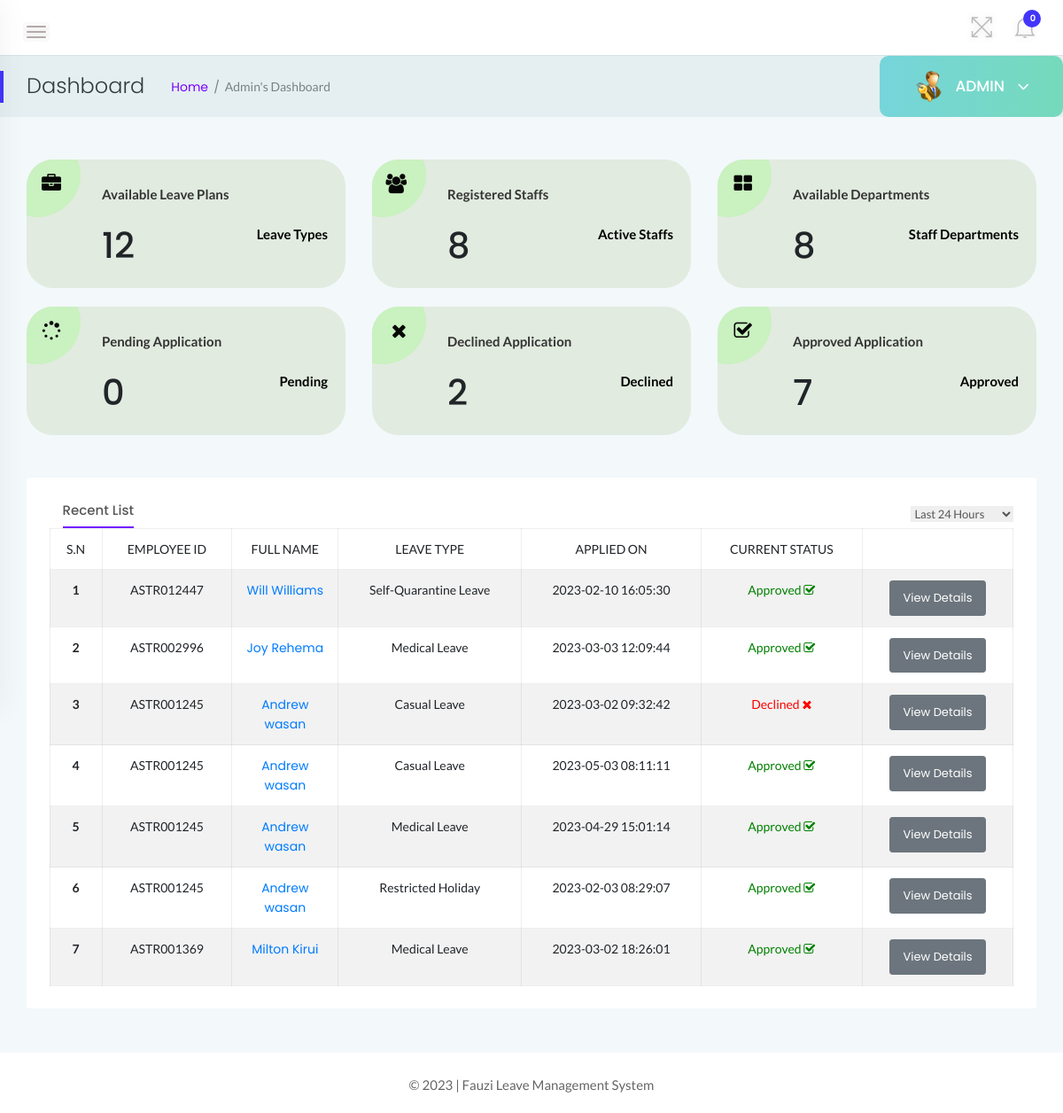
Screenshot of /admin/dashboard.php (signed in) with the database file from the repository.
### tables this page shows
CREATE TABLE `tblleaves` (
  `id` int(11) NOT NULL,
  `LeaveType` varchar(110) NOT NULL,
  `ToDate` varchar(120) NOT NULL,
  `FromDate` varchar(120) NOT NULL,
  `Description` mediumtext NOT NULL,
  `PostingDate` timestamp NOT NULL DEFAULT current_timestamp(),
  `AdminRemark` mediumtext DEFAULT NULL,
  `AdminRemarkDate` varchar(120) DEFAULT NULL,
  `Status` int(1) NOT NULL,
  `IsRead` int(1) NOT NULL,
  `empid` int(11) DEFAULT NULL
);

CREATE TABLE `tblemployees` (
  `id` int(11) NOT NULL,
  `EmpId` varchar(100) NOT NULL,
  `FirstName` varchar(150) NOT NULL,
  `LastName` varchar(150) NOT NULL,
  `EmailId` varchar(200) NOT NULL,
  `Password` varchar(180) NOT NULL,
  `Gender` varchar(100) NOT NULL,
  `Dob` varchar(100) NOT NULL,
  `Department` varchar(255) NOT NULL,
  `Address` varchar(255) NOT NULL,
  `City` varchar(200) NOT NULL,
  `Country` varchar(150) NOT NULL,
  `Phonenumber` char(11) NOT NULL,
  `Status` int(1) NOT NULL,
  `RegDate` timestamp NOT NULL DEFAULT current_timestamp()
);

### admin/dashboard.php (the view, shortened to what this page needs)
<?php
    if(strlen($_SESSION['alogin'])==0){
        header('location:index.php');
    } else {
?>
<!doctype html>
<html class="no-js" lang="en">
<head>
    <link rel="stylesheet" href="../assets/css/bootstrap.min.css">
    <link rel="stylesheet" href="../assets/css/font-awesome.min.css">
    <link rel="stylesheet" href="../assets/css/themify-icons.css">
    <link rel="stylesheet" href="../assets/css/metisMenu.css">
    <link rel="stylesheet" href="../assets/css/owl.carousel.min.css">
    <link rel="stylesheet" href="../assets/css/slicknav.min.css">
    <link rel="stylesheet" href="https://www.amcharts.com/lib/3/plugins/export/export.css" type="text/css" media="all" />
    <link rel="stylesheet" href="../assets/css/typography.css">
    <link rel="stylesheet" href="../assets/css/default-css.css">
    <link rel="stylesheet" href="../assets/css/styles.css">
    <link rel="stylesheet" href="../assets/css/responsive.css">
</head>
<body>
    <div class="page-container">
        <div class="main-content">
            <div class="header-area">
                <div class="row align-items-center">
                    <div class="col-md-6 col-sm-8 clearfix">
                        <div class="nav-btn pull-left">
                            <span></span>
                            <span></span>
                            <span></span>
                        </div>
                    </div>
                    <div class="col-md-6 col-sm-4 clearfix">
                        <ul class="notification-area pull-right">
                            <li id="full-view"><i class="ti-fullscreen"></i></li>
                            <?php include '../includes/admin-notification.php'?>
                        </ul>
                    </div>
                </div>
            </div>
            <div class="page-title-area">
                <div class="row align-items-center">
                    <div class="col-sm-6">
                        <div class="breadcrumbs-area clearfix">
                            <h4 class="page-title pull-left">Dashboard</h4>
                            <ul class="breadcrumbs pull-left">
                                <li><a href="dashboard.php">Home</a></li>
                                <li><span>Admin's Dashboard</span></li>
                            </ul>
                        </div>
                    </div>
                    <div class="col-sm-6 clearfix">
                        <div class="user-profile pull-right">
                            <img class="avatar user-thumb" src="../assets/images/admin.png" alt="avatar">
                            <h4 class="user-name dropdown-toggle" data-toggle="dropdown">ADMIN <i class="fa fa-angle-down"></i></h4>
                        </div>
                    </div>
                </div>
            </div>
            <div class="main-content-inner">
                <div class="sales-report-area mt-5 mb-5">
                    <div class="row">
                        <div class="col-md-4">
                            <div class="single-report mb-xs-30">
                                <div class="s-report-inner pr--20 pt--30 mb-3">
                                    <div class="icon"><i class="fa fa-briefcase"></i></div>
                                    <div class="s-report-title d-flex justify-content-between">
                                        <h4 class="header-title mb-0">Available Leave Plans</h4>
                                    </div>
                                    <div class="d-flex justify-content-between pb-2">
                                        <h1><?php include 'counters/leavetype-counter.php'?></h1>
                                        <span>Leave Types</span>
                                    </div>
                                </div>
                            </div>
                        </div>
                        <div class="col-md-4">
                            <div class="single-report mb-xs-30">
                                <div class="s-report-inner pr--20 pt--30 mb-3">
                                    <div class="icon"><i class="fa fa-users"></i></div>
                                    <div class="s-report-title d-flex justify-content-between">
                                        <h4 class="header-title mb-0">Registered Staffs</h4>
                                    </div>
                                    <div class="d-flex justify-content-between pb-2">
                                        <h1><?php include 'counters/emp-counter.php'?></h1>
                                        <span>Active Staffs</span>
                                    </div>
                                </div>
                            </div>
                        </div>
                        <div class="col-md-4">
                            <div class="single-report">
                                <div class="s-report-inner pr--20 pt--30 mb-3">
                                    <div class="icon"><i class="fa fa-th-large"></i></div>
                                    <div class="s-report-title d-flex justify-content-between">
                                        <h4 class="header-title mb-0">Available Departments</h4>
                                    </div>
                                    <div class="d-flex justify-content-between pb-2">
                                        <h1><?php include 'counters/dept-counter.php'?></h1>
                                        <span>Staff Departments</span>
                                    </div>
                                </div>
                            </div>
                        </div>
                    </div>
                    <br>
                    <div class="row">
                        <div class="col-md-4">
                            <div class="single-report mb-xs-30">
                                <div class="s-report-inner pr--20 pt--30 mb-3">
                                    <div class="icon"><i class="fa fa-spinner"></i></div>
                                    <div class="s-report-title d-flex justify-content-between">
                                        <h4 class="header-title mb-0">Pending Application</h4>
                                    </div>
                                    <div class="d-flex justify-content-between pb-2">
                                        <h1><?php include 'counters/pendingapp-counter.php'?></h1>
                                        <span>Pending</span>
                                    </div>
                                </div>
                            </div>
                        </div>
                        <div class="col-md-4">
                            <div class="single-report mb-xs-30">
                                <div class="s-report-inner pr--20 pt--30 mb-3">
                                    <div class="icon"><i class="fa fa-times"></i></div>
                                    <div class="s-report-title d-flex justify-content-between">
                                        <h4 class="header-title mb-0">Declined Application</h4>
                                    </div>
                                    <div class="d-flex justify-content-between pb-2">
                                        <h1><?php include 'counters/declineapp-counter.php'?></h1>
                                        <span>Declined</span>
                                    </div>
                                </div>
                            </div>
                        </div>
                        <div class="col-md-4">
                            <div class="single-report">
                                <div class="s-report-inner pr--20 pt--30 mb-3">
                                    <div class="icon"><i class="fa fa-check-square-o"></i></div>
                                    <div class="s-report-title d-flex justify-content-between">
                                        <h4 class="header-title mb-0">Approved Application</h4>
                                    </div>
                                    <div class="d-flex justify-content-between pb-2">
                                        <h1><?php include 'counters/approvedapp-counter.php'?></h1>
                                        <span>Approved</span>
                                    </div>
                                </div>
                            </div>
                        </div>
                    </div>
                </div>
                <div class="row">
                    <div class="col-12">
                        <div class="card">
                            <div class="card-body">
							<div class="d-sm-flex justify-content-between align-items-center">
                                    <div class="trd-history-tabs">
                                        <ul class="nav" role="tablist">
                                            <li>
                                                <a class="active" data-toggle="tab" href="dashboard.php" role="tab">Recent List</a>
                                            </li>
                                        </ul>
                                    </div>
                                    <select class="custome-select border-0 pr-3">
                                        <option selected>Last 24 Hours</option>
                                    </select>
                                </div>
                                        <div class="single-table">
                                            <div class="table-responsive">
                                                <table class="table table-hover table-bordered table-striped progress-table text-center">
                                                <thead class="text-uppercase">
                                                <tr>
                                                        <td>S.N</td>
                                                        <td>Employee ID</td>
                                                        <td width="120">Full Name</td>
                                                        <td>Leave Type</td>
                                                        <td>Applied On</td>
                                                        <td>Current Status</td>
                                                        <td></td>
                                                    </tr>
                                                </thead>
                                                <tbody>
                                                <?php
                                                    $sql = "SELECT tblleaves.id as lid,tblemployees.FirstName,tblemployees.LastName,tblemployees.EmpId,tblemployees.id,tblleaves.LeaveType,tblleaves.PostingDate,tblleaves.Status from tblleaves join tblemployees on tblleaves.empid=tblemployees.id order by lid desc limit 7";
                                                    $query = $dbh -> prepare($sql);
                                                    $query->execute();
                                                    $results=$query->fetchAll(PDO::FETCH_OBJ);
                                                    $cnt=1;
                                                    if($query->rowCount() > 0){
                                                    foreach($results as $result)
                                                    {
                                                ?>
                                        <tr>
                                            <td> <b><?php echo htmlentities($cnt);?></b></td>
                                            <td><?php echo htmlentities($result->EmpId);?></td>
                                            <td><a href="update-employee.php?empid=<?php echo htmlentities($result->id);?>" target="_blank"><?php echo htmlentities($result->FirstName." ".$result->LastName);?></a></td>
                                            <td><?php echo htmlentities($result->LeaveType);?></td>
                                            <td><?php echo htmlentities($result->PostingDate);?></td>
                                            <td><?php $stats=$result->Status;
                                            if($stats==1){
                                             ?>
                                                 <span style="color: green">Approved <i class="fa fa-check-square-o"></i></span>
                                                 <?php } if($stats==2)  { ?>
                                                <span style="color: red">Declined <i class="fa fa-times"></i></span>
                                                 <?php } if($stats==0)  { ?>
                                            <span style="color: blue">Pending <i class="fa fa-spinner"></i></span>
                                            <?php } ?>
                                             </td>
                                            <td><a href="employeeLeave-details.php?leaveid=<?php echo htmlentities($result->lid);?>" class="btn btn-secondary btn-sm">View Details</a></td>
                                        </tr>
                                                <?php $cnt++;} }?>
                                            </tbody>
                                                </table>
                                            </div>
                                        </div>
                                        </div>
                        </div>
                    </div>
                </div>
                </div>
            </div>
            <?php include '../includes/footer.php' ?>
        </div>
</body>
</html>
<?php } ?>

### rows the page displays
tblleaves: tblemployees.EmpId "ASTR012447", tblemployees.FirstName+LastName "Will Williams", LeaveType "Self-Quarantine Leave", PostingDate "2023-02-10 16:05:30", Status "Approved"
tblleaves: tblemployees.EmpId "ASTR002996", tblemployees.FirstName+LastName "Joy Rehema", LeaveType "Medical Leave", PostingDate "2023-03-03 12:09:44", Status "Approved"
tblleaves: tblemployees.EmpId "ASTR001245", tblemployees.FirstName+LastName "Andrew wasan", LeaveType "Casual Leave", PostingDate "2023-03-02 09:32:42", Status "Declined"
tblleaves: tblemployees.EmpId "ASTR001245", tblemployees.FirstName+LastName "Andrew wasan", LeaveType "Casual Leave", PostingDate "2023-05-03 08:11:11", Status "Approved"
tblleaves: tblemployees.EmpId "ASTR001245", tblemployees.FirstName+LastName "Andrew wasan", LeaveType "Medical Leave", PostingDate "2023-04-29 15:01:14", Status "Approved"
tblleaves: tblemployees.EmpId "ASTR001245", tblemployees.FirstName+LastName "Andrew wasan", LeaveType "Restricted Holiday", PostingDate "2023-02-03 08:29:07", Status "Approved"
tblleaves: tblemployees.EmpId "ASTR001369", tblemployees.FirstName+LastName "Milton Kirui", LeaveType "Medical Leave", PostingDate "2023-03-02 18:26:01", Status "Approved"

### other values shown
$unreadcount "0"
$leavtypcount "12"
$empcount "8"
$dptcount "8"
$leavtypcount "0"
$leavtypcount "2"
$leavtypcount "7"
